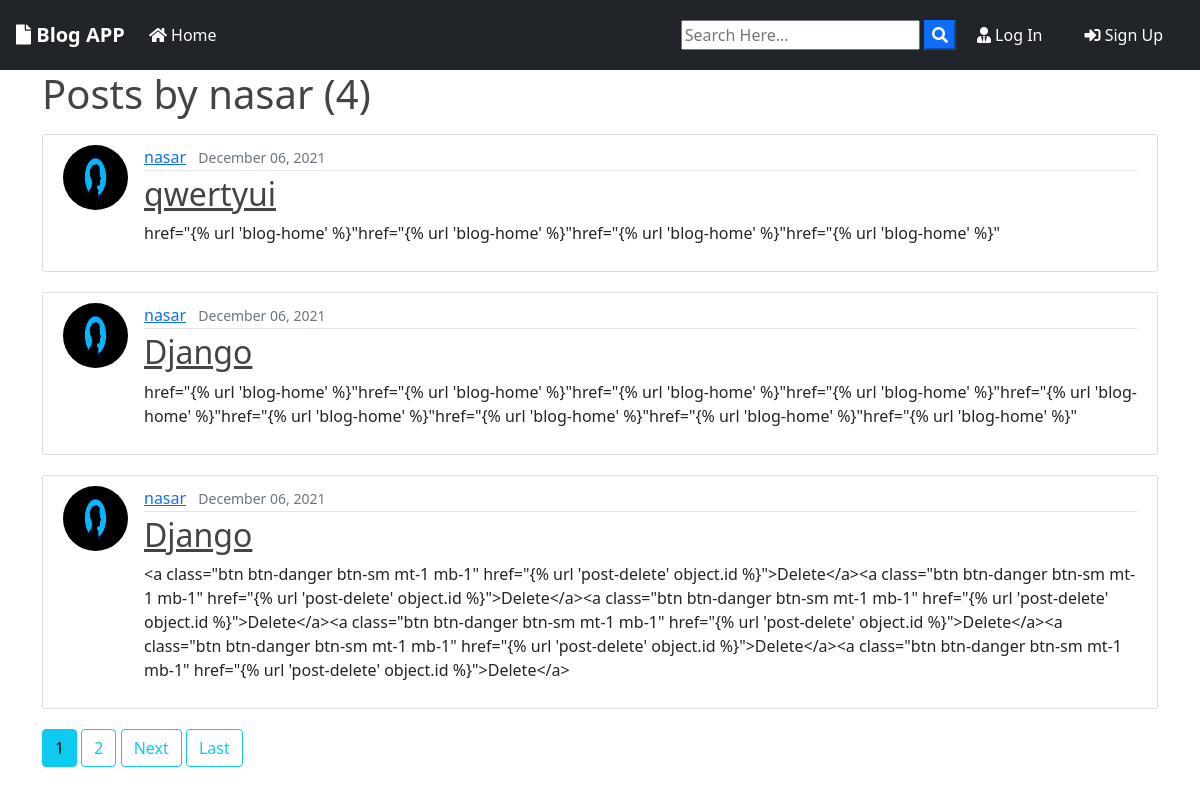
Screenshot of /user/nasar/ with the database file from the repository.
### blog/models.py (models this page shows, shortened)
class Post(models.Model):
    title = models.CharField(max_length=100)
    file = models.FileField(null=True, blank=True, upload_to='Files')
    content = models.TextField()
    date_posted = models.DateTimeField(default=timezone.now)
    author = models.ForeignKey(User,  on_delete=models.CASCADE)

### user/models.py (models this page shows, shortened)
class Profile(models.Model):
    user = models.OneToOneField(User , on_delete=models.CASCADE)
    image = models.ImageField(default = 'default.jpeg' , upload_to ='profile_pics')

### blog/views.py (the view)
# urls.py: path('user/<str:username>/', UserPostListView.as_view(), name='user-posts'), #user post
class UserPostListView(ListView):                     #list the userposts
    model = Post
    template_name = 'blog/user_post.html'
    context_object_name='posts'
    paginate_by =3
    def get_queryset(self):
        user = get_object_or_404(User , username=self.kwargs.get('username'))
        return Post.objects.filter(author=user).order_by('-date_posted')

### templates/blog/user_post.html (shortened to what this page needs)
{% extends "blog/base.html" %}
{% block content %}
    <h1 class="mb-3">Posts by {{ view.kwargs.username }} ({{ page_obj.paginator.count }})</h1>
    {% for post in posts %}
        <article class="media content-section">
          <img class="rounded-circle article-img" src="{{ post.author.profile.image.url }}">
          <div class="media-body">
            <div class="article-metadata">
              <a class="mr-2" href="{% url 'user-posts' post.author.username %}">{{ post.author }}</a>
              <small class="text-muted">{{ post.date_posted|date:"F d, Y" }}</small>
            </div>
            <h2><a class="article-title" href="{% url 'post-detail' post.id %}">{{ post.title }}</a></h2>
            <p class="article-content">{{ post.content }}</p>
          </div>
        </article>
    {% endfor %}
    {% if is_paginated %}
      {% for num in page_obj.paginator.page_range %}
        {% if page_obj.number == num %}
          <a class="btn btn-info mb-4" href="?page={{ num }}">{{ num }}</a>
        {% elif num > page_obj.number|add:'-3' and num < page_obj.number|add:'3' %}
          <a class="btn btn-outline-info mb-4" href="?page={{ num }}">{{ num }}</a>
        {% endif %}
      {% endfor %}
      {% if page_obj.has_next %}
        <a class="btn btn-outline-info mb-4" href="?page={{ page_obj.next_page_number }}">Next</a>
        <a class="btn btn-outline-info mb-4" href="?page={{ page_obj.paginator.num_pages }}">Last</a>
      {% endif %}
    {% endif %}
{% endblock content %}

### templates/blog/base.html (shortened to what this page needs)
{% load static %}
<!doctype html>
<html lang="en">
  <head>
    <link rel="stylesheet" href="https://stackpath.bootstrapcdn.com/bootstrap/4.3.1/css/bootstrap.min.css">
    <link rel="stylesheet" href="https://use.fontawesome.com/releases/v5.8.1/css/all.css" >
    <link rel="stylesheet" href="{% static 'blog/main.css' %}">
    <!doctype html>
    <html lang="en">
      <head>
        <link href="https://cdn.jsdelivr.net/npm/bootstrap@5.1.3/dist/css/bootstrap.min.css" rel="stylesheet">
      </body>
    </html>
</head>
  <body>
        <nav class="navbar navbar-expand-lg navbar-dark bg-dark">
                <a class="navbar-brand font-weight-bold" href=''><i class="fas fa-file"></i> Blog APP</a>
                <div class="collapse navbar-collapse" id="navbarSupportedContent">
                  <ul class="navbar-nav mr-auto">
                    <li class="nav-item active">
                      <a class="nav-link" href="{% url 'blog-home' %}"><i class="fas fa-home"></i> Home <span class="sr-only">(current)</span></a>
                    </li>
                  </ul>
                  <form id="searchform" action="{% url 'search' %}" method="get">
                    <input type="text" name="q" type="text" value="{{ request.GET.q }}" placeholder="Search Here..." />
                    <button type="button" onclick="searchform.submit()" class=" text-white my-color btn-primary"><i class="fa fa-search"></i></button>
                </form>
                    {% if user.is_authenticated %}
                    <a href="{% url 'user-posts' user %}" class="btn text-white m-2"><i class="fas fa-user-shield"></i> My Post</a>
                    <a href={% url 'post-create' %} class="btn text-white m-2"><i class="fas fa-user-edit"></i> New Post</a>
                    <a href="{% url 'profile' %}"class="btn text-white m-2"><i class="fas fa-user"></i> {{ user.username }}</a>
                    <a href="{% url 'logout' %}" class="btn text-white m-2"><i class="fas fa-sign-out-alt"></i> Log Out</a>
                    {% else %}
                    <a href='/login' class="btn text-white m-2"><i class="fas fa-user-tie"></i> Log In</a>
                    <a href='/register' class="btn text-white m-2"> <i class="fas fa-sign-in-alt"></i> Sign Up</a>
                    {% endif %}
                </div>
              </nav>
      <div class="container my-bg">
    {% block content %}
    {% endblock  %}
</div>
  </body>
</html>

### static/main.css (style rules this page uses)
body { background: #fafafa; color: #333333; margin-top: 0; }
h1, h2, h3, h4, h5, h6 { color: #444444; }
ul { margin: 0; }
.content-section { background: #ffffff; padding: 10px 20px; border: 1px solid #dddddd; border-radius: 3px; margin-bottom: 20px; }
.article-title { color: #444444; }
.article-content { white-space: pre-line; }
.article-img { height: 65px; width: 65px; margin-right: 16px; }
.article-metadata { padding-bottom: 1px; margin-bottom: 4px; border-bottom: 1px solid #e3e3e3 }

### rows the page displays
Post: author.profile.image (placeholder picture), author "nasar", date_posted "December 06, 2021", title "qwertyui", content "href=\"{% url 'blog-home' %}\"href=\"{% url 'blog-home' %}\"href=\"{% url 'blog-home' %}\"href=\"{% url 'blog-home' %}\""
Post: author.profile.image (placeholder picture), author "nasar", date_posted "December 06, 2021", title "Django", content "href=\"{% url 'blog-home' %}\"href=\"{% url 'blog-home' %}\"href=\"{% url 'blog-home' %}\"href=\"{% url 'blog-home' %}\"href=\"{% url 'blog-home' %}\"href=\"{% url 'blog-home' %}\"href=\"{% url 'blog-home' %}\"href=\"{% url 'blog-home' %}\"href=\"{% url 'blog-home' %}\""
Post: author.profile.image (placeholder picture), author "nasar", date_posted "December 06, 2021", title "Django", content "<a class=\"btn btn-danger btn-sm mt-1 mb-1\" href=\"{% url 'post-delete' object.id %}\">Delete</a><a class=\"btn btn-danger btn-sm mt-1 mb-1\" href=\"{% url 'post-delete' object.id %}\">Delete</a><a class=\"btn btn-danger btn-sm mt-1 mb-1\" href=\"{% url 'post-delete' object.id %}\">Delete</a><a class=\"btn btn-danger btn-sm mt-1 mb-1\" href=\"{% url 'post-delete' object.id %}\">Delete</a><a class=\"btn btn-danger btn-sm mt-1 mb-1\" href=\"{% url 'post-delete' object.id %}\">Delete</a><a class=\"btn btn-danger btn-sm mt-1 mb-1\" href=\"{% url 'post-delete' object.id %}\">Delete</a>"

### other values shown
{{ view.kwargs.username }} "nasar"
{{ page_obj.paginator.count }} "4"
{{ num }} "1"
{{ num }} "2"
